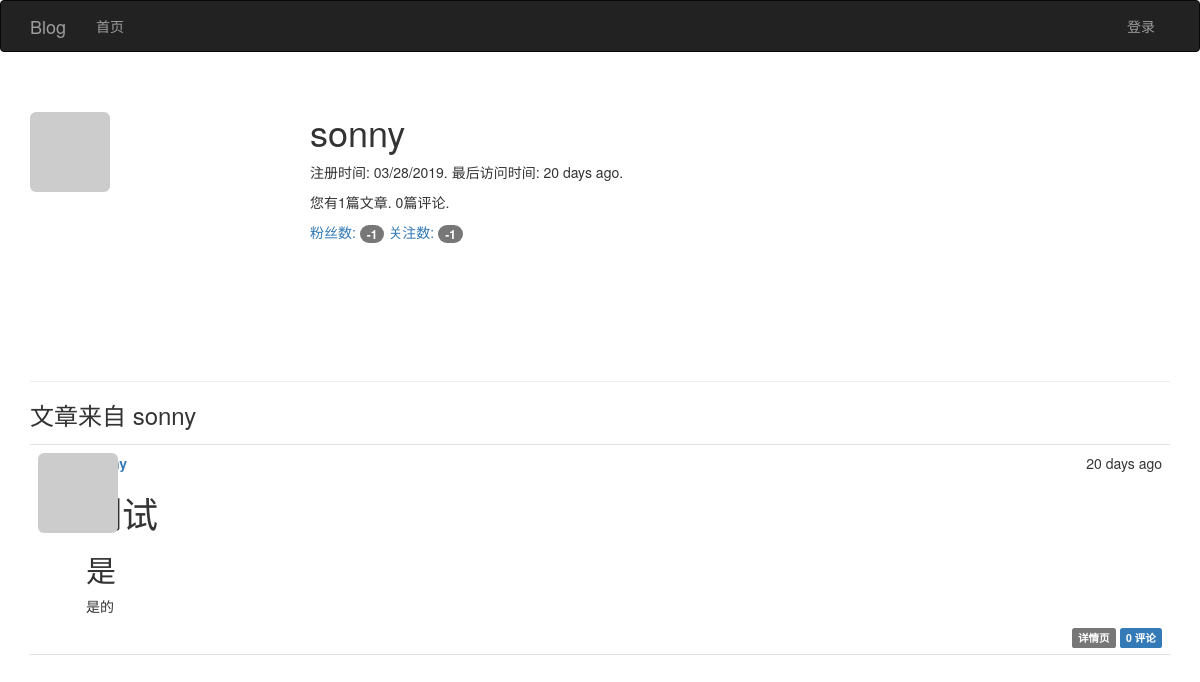
The app's page /user/sonny, older data.
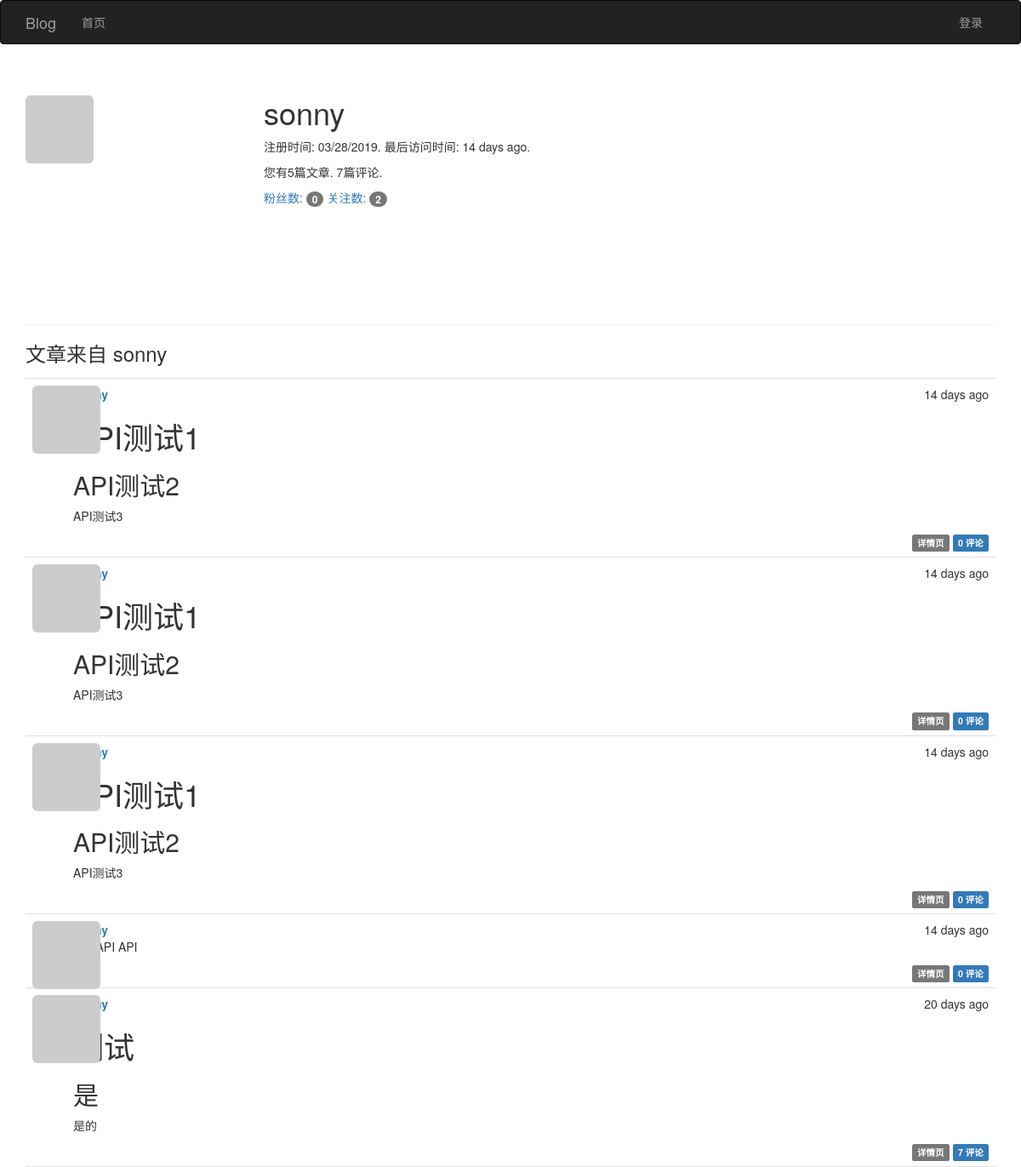
The same page, newer data.
### app/models.py (models this page shows, shortened)
class User(UserMixin, db.Model):
    __tablename__ = 'users'
    id = db.Column(db.Integer, primary_key=True)
    email = db.Column(db.String(64), unique=True)
    username = db.Column(db.String(64), unique=True, index=True)
    password_hash = db.Column(db.String(128))
    role_id = db.Column(db.Integer, db.ForeignKey('roles.id'))
    confirmed = db.Column(db.Boolean, default=False)
    name = db.Column(db.String(64))
    location = db.Column(db.String(64))
    about_me = db.Column(db.Text())
    member_since = db.Column(db.DateTime(), default=datetime.utcnow)
    last_seen = db.Column(db.DateTime(), default=datetime.utcnow)
    avatar_hash = db.Column(db.String(32))
    articles = db.relationship('Article', backref='author', lazy='dynamic')
    followed = db.relationship('Follow',
                               foreign_keys=[Follow.follower_id],
                               backref=db.backref('follower', lazy='joined'),
                               lazy='dynamic',
                               cascade='all, delete-orphan')
    followers = db.relationship('Follow',
                                foreign_keys=[Follow.followed_id],
                                backref=db.backref('followed', lazy='joined'),
                                lazy='dynamic',
                                cascade='all, delete-orphan')
    comments = db.relationship('Comment', backref='author', lazy='dynamic')
    @property
    def password(self):
        """密码生成哈希值就无法还原"""
        raise AttributeError('密码没有可读的属性')
    def gravatar(self, size=100, default='identicon', rating='g'):
        url = 'https://www.gravatar.com/avatar'
        hash = self.avatar_hash or self.gravatar_hash()
        u = '{url}/{hash}?s={size}&d={default}&r={rating}'.format(
            url=url, hash=hash, size=size, default=default, rating=rating)
        return u

class Article(db.Model):
    __tablename__ = 'articles'
    id = db.Column(db.Integer, primary_key=True)
    body = db.Column(db.Text)
    body_html = db.Column(db.Text)
    timestamp = db.Column(db.DateTime, index=True, default=datetime.utcnow)
    author_id = db.Column(db.Integer, db.ForeignKey('users.id'))
    comments = db.relationship('Comment', backref='article', lazy='dynamic')

### app/main/views.py (the view)
class Users(MethodView):
    def get(self, username):
        user = User.query.filter_by(username=username).first_or_404()
        articles = user.articles.order_by(Article.timestamp.desc()).all()
        return render_template('user.html', user=user, articles=articles)

### app/auth/views.py (called while the page is built)
@auth.before_app_request
def before_request():
    if current_user.is_authenticated:
        current_user.ping()
        if not current_user.confirmed \
                and request.blueprint != 'auth' \
                and request.endpoint != 'static':
            return redirect(url_for('auth.unconfirmed'))

### app/main/__init__.py (called while the page is built)
@main.app_context_processor
def inject_permissions():
    return dict(Permission=Permission)

### app/main/views.py (called while the page is built)
@main.after_app_request
def after_request(response):
    for query in get_debug_queries():
        if query.duration >= current_app.config['FLASK_SLOW_DB_QUERY_TIME']:
            current_app.logger.warning(
                'SQL语句查询慢: %s\n参数: %s\n时长: %fs\n上下文: %s\n'
                % (query.statement, query.parameters, query.duration,
                   query.context))
    return response

### app/models.py (called while the page is built)
    def can(self, permissions):
        return False

    def is_administrator(self):
        return False

### app/templates/user.html (shortened to what this page needs)
{% extends "base.html" %}
{% block page_content %}
<div class="page-header">
    <img class="img-rounded profile-thumbnail" src="{{ user.gravatar(size=256) }}">
    <div class="profile-header">
        <h1>{{ user.username }}</h1>
        <p>注册时间: {{ moment(user.member_since).format('L') }}. 最后访问时间: {{ moment(user.last_seen).fromNow() }}.</p>
        <p>您有{{ user.articles.count() }}篇文章. {{ user.comments.count() }}篇评论.</p>
        <p>
            <a href="{{ url_for('.followers', username=user.username) }}">粉丝数: <span class="badge">{{ user.followers.count() - 1}}</span></a>
            <a href="{{ url_for('.followed_by', username=user.username) }}">关注数: <span class="badge">{{ user.followed.count() - 1}}</span></a>
        </p>
    </div>
</div>
<h3>文章来自 {{ user.username }}</h3>
{% include '_articles.html' %}
{% endblock %}

### app/templates/_articles.html (shortened to what this page needs)
<ul class="articles">
    {% for article in articles %}
    <li class="article">
        <div class="article-thumbnail">
            <a href="{{ url_for('main.user', username=article.author.username) }}">
                <img class="img-rounded profile-thumbnail" src="{{ article.author.gravatar(size=40) }}">
            </a>
        </div>
        <div class="article-content">
            <div class="article-date">{{ moment(article.timestamp).fromNow() }}</div>
            <div class="article-author"><a href="{{ url_for('main.user', username=article.author.username) }}">{{ article.author.username }}</a></div>
             <div class="article-body">
                {% if article.body_html %}
                    {{ article.body_html | safe }}
                {% else %}
                    {{ article.body }}
                {% endif %}
            </div>
        <div class="article-footer">
            <a href="{{ url_for('main.article', id=article.id) }}">
                <span class="label label-default">详情页</span>
            </a>
            <a href="{{ url_for('.article', id=article.id) }}#comments">
                <span class="label label-primary">{{ article.comments.count() }} 评论</span>
            </a>
        </div>
        </div>
    </li>
    {% endfor %}
</ul>

Row changes from the older to the newer data that the page shows:
changed User "sonny": last_seen "20 days ago" → "14 days ago"
added Article: timestamp "14 days ago", body_html "API测试1 API测试2 API测试3", comments.count "0"
added Article: timestamp "14 days ago", body_html "API测试1 API测试2 API测试3", comments.count "0"
added Article: timestamp "14 days ago", body_html "API测试1 API测试2 API测试3", comments.count "0"
added Article: timestamp "14 days ago", body_html "API API API", comments.count "0"
computed for Article "测试 是 是的": comments.count "0" → "7"
Text that changed along with them:
{{ user.articles.count() }}: "1" → "5"
{{ user.comments.count() }}: "0" → "7"
{{ user.followers.count() - 1 }}: "-1" → "0"
{{ user.followed.count() - 1 }}: "-1" → "2"
